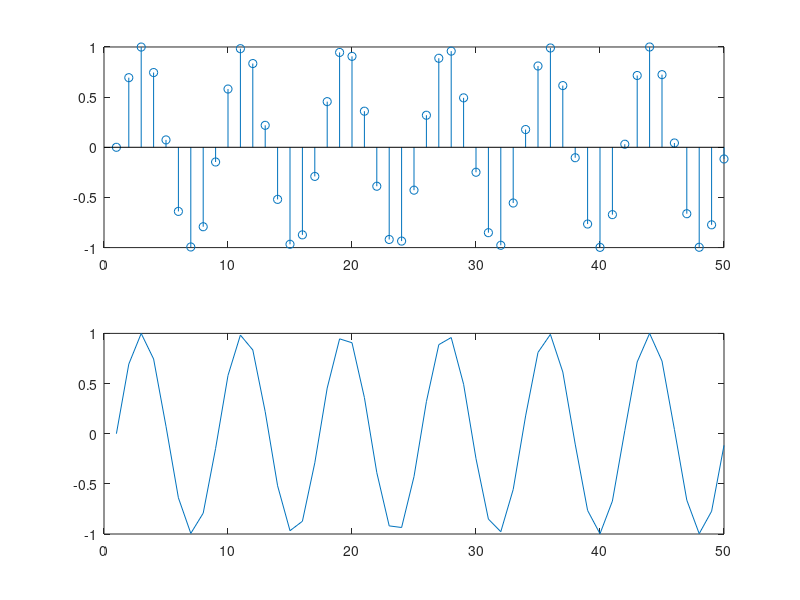

This figure's MATLAB source: (Note: this script raises an error after producing the figure.)
clear all;clc;
Omega_0 = 2 * pi * 1000;
T = 1/8192;
n = [0:8191];
t = n * T;
x_t = sin(Omega_0 * t);
x_n = sin(Omega_0 * n * T);
subplot(2, 1, 1)
stem(x_n(1:50));
subplot(2, 1, 2)
plot(x_t(1:50))

[X, w] = ctfts(x_t, T);
figure(2)
plot(w,angle(X))
fullscreen()